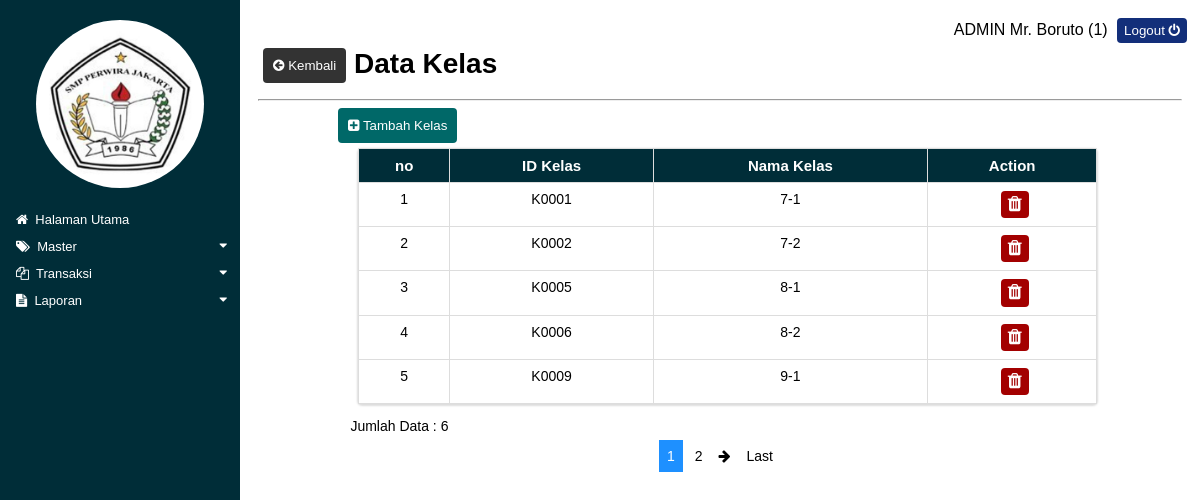
/view/master/frm_kelas.php?halaman=1 (signed in), run on the app's committed database.
### tables this page shows
CREATE TABLE `tb_kelas` (
  `id_kelas` varchar(5) NOT NULL DEFAULT '0',
  `nm_kelas` varchar(10) DEFAULT NULL,
  PRIMARY KEY (`id_kelas`)
);

### view/master/frm_kelas.php (the view, shortened to what this page needs)
<html>
	<head>
		<link rel="stylesheet" href="../../style/font-awesome/css/font-awesome.min.css">
		<link rel="stylesheet" type="text/css" href="../../style/istyle.css">
	</head>
	<body>
		<?php
			include '../../koneksi/koneksi.php';
			include '../function/paginasi.php';
			include '../sidenav.php';
		?>
		<div class="duduy" style="width:100%;padding:5px;background-color:; float:right; text-align:right;">
			<label><?php echo 'ADMIN '.$_SESSION['nm_admin'].' ('.$_SESSION['id_admin'].')'; ?></label>
			<a class="logout" href="../../logout.php" style="padding-left:px;" onclick="return confirm('Anda ingin Log Out?')">
				<button class="button-logout">Logout <i class="fa fa-power-off"></i></button>
			</a>
		</div>
		<div class="main">
			<a href="../home.php">
				<button class="button-kembali" style="float:left;">
					<i class="fa fa-arrow-circle-left"></i> Kembali
				</button>
			</a>
				<h1>&nbsp;Data Kelas</h1>
			<hr>
			<button class="button-link" style="margin:0px 80px 5px;" id="myBtnEntry" ><i class="fa fa-plus-square"></i> Tambah Kelas</button>
			<table class="fixed-th" style="margin-left:100px; width:80%;">
				<thead>
					<tr>
						<th>no</th>
						<th>ID Kelas</th>
						<th>Nama Kelas</th>
						<th>Action</th>
					</tr>
				</thead>
				<tbody>
				<?php
					$batas = 5;
					$posisi = cariPosisi($batas);
					$result = mysqli_query($connect,"SELECT * FROM tb_kelas order by nm_kelas desc");
					$jml_record = mysqli_num_rows($result);
					$cari = mysqli_query($connect,"SELECT * FROM tb_kelas order by nm_kelas asc LIMIT $posisi, $batas") or die (mysqli_error());
					$nomor = $posisi + 	1;
					while($row=mysqli_fetch_array($cari,MYSQLI_ASSOC)){
					?>
						<tr>
							<td><?php echo $nomor++;?></td>
							<td><?php echo $row['id_kelas']; ?></td>
							<td><?php echo $row['nm_kelas']; ?></td>
							<td>
								<a href="proses/proses_delete_kelas.php?id=<?php echo $row['id_kelas']; ?>" onclick="return confirm('Yakin Hapus?')">
									<button class="button-merah"><i class="fa fa-trash fa-lg"></i></button>
								</a>
							</td>
						</tr>
					<?php
					}
					?>
				</tbody>
			</table>
			<p style='padding-left:10%;'>Jumlah Data : <?php echo $jml_record;?></p>
			<div class="paginasi-bar">
				<div class="paginasi">
					<?php
						$jml_halaman = jmlHalaman($jml_record,$batas);
						$link = linkHal(@$_GET['halaman'],$jml_halaman);
						echo $link;
					?>
				</div>
			</div>
		</div>
	</body>
</html>

### style/istyle.css (style rules this page uses)
body { font-family: "tahoma", arial; }
.main { margin-left: 240px; font-size: 14px; padding: 0px 10px; height:auto; }
label { padding-top:8px; display: inline-block; }
.button-link { background-color: #006868; color: white; padding: 10px 10px; border: none; border-radius: 4px; cursor:pointer; }
.button-merah { background-color: #a30000; color: white; padding: 7px 7px; margin-left:5px; border: none; border-radius: 4px; cursor: pointer; float:; }
.button-kembali { background-color: #333333; color: white; padding: 10px 10px; margin-left:5px; border: none; border-radius: 4px; cursor: pointer; float:; }
.button-logout { background-color: #132f7a; color: white; padding: 5px 7px; margin-left:5px; border: none; border-radius: 4px; cursor: pointer; float:; }
.fixed-th { font-size:14px; box-shadow: 0 1px 2px 1px #ddd; border: 1px solid ; border-collapse: collapse; border-radius:4px; width:; }
.fixed-th thead { font-size:15px; background-color: #002d38; color:#fff; }
.fixed-th th { vertical-align: top; padding: 8px 7px; text-align: center; border:1px solid #ddd; }
.fixed-th td { vertical-align: top; padding: 8px 7px; text-align: center; border:1px solid #ddd; }
.paginasi-bar { background-color:; width:100%; text-align:center; }

### data on the page
tb_kelas: id_kelas "K0001", nm_kelas "7-1"
tb_kelas: id_kelas "K0002", nm_kelas "7-2"
tb_kelas: id_kelas "K0005", nm_kelas "8-1"
tb_kelas: id_kelas "K0006", nm_kelas "8-2"
tb_kelas: id_kelas "K0009", nm_kelas "9-1"

### other printed values
$_SESSION['nm_admin'] "Mr. Boruto"
$_SESSION['id_admin'] "1"
$jml_record "6"
$halamanAktif "1"
